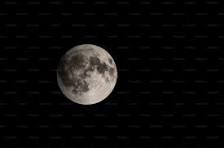
#> input picture Niharika Janardhan Konduru DIP Assignment Homework/moon_image.jpeg, 224 x 148 px
$ python Question_3.py
#> lines starting #> are read from the running program, lines starting #| are printed output that depends on the picture
import cv2
import numpy as np
import matplotlib.pyplot as plt

# Kuwahara filter function
def kuwahara_filter(image, kernel_size=5):
    # Padding to avoid boundary issues
#> called with kernel_size = 5
    padded_image = cv2.copyMakeBorder(image, kernel_size//2, kernel_size//2, kernel_size//2, kernel_size//2, cv2.BORDER_REFLECT)
    filtered_image = np.zeros_like(image)

    rows, cols = image.shape
#> rows = 148; cols = 224
    half_k = kernel_size // 2

    for i in range(rows):
        for j in range(cols):
            # Define the 4 sub-regions in the kernel window
            region1 = padded_image[i:i+half_k+1, j:j+half_k+1]  # Top-left
            region2 = padded_image[i:i+half_k+1, j+half_k:j+kernel_size]  # Top-right
            region3 = padded_image[i+half_k:i+kernel_size, j:j+half_k+1]  # Bottom-left
            region4 = padded_image[i+half_k:i+kernel_size, j+half_k:j+kernel_size]  # Bottom-right

            # Calculate the mean and variance for each region
            regions = [region1, region2, region3, region4]
            means = [np.mean(region) for region in regions]
            variances = [np.var(region) for region in regions]

            # Choose the region with the smallest variance and set the pixel to its mean
            min_variance_index = np.argmin(variances)
            filtered_image[i, j] = means[min_variance_index]
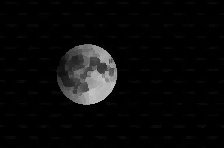
#> filtered_image: shape (148, 224); min 0, max 197, mean 10.3

    return filtered_image

# Load and convert the image to grayscale
image = cv2.imread('moon_image.jpeg', cv2.IMREAD_GRAYSCALE)

# Apply the Kuwahara filter
kuwahara_filtered_image = kuwahara_filter(image, kernel_size=5)

# Display the original and Kuwahara filtered images
plt.figure(figsize=(10, 5))

plt.subplot(1, 2, 1)
plt.imshow(image, cmap='gray')
plt.title('Original Grayscale Image')

plt.subplot(1, 2, 2)
plt.imshow(kuwahara_filtered_image, cmap='gray')
plt.title('Kuwahara Filtered Image')

plt.tight_layout()
plt.show()
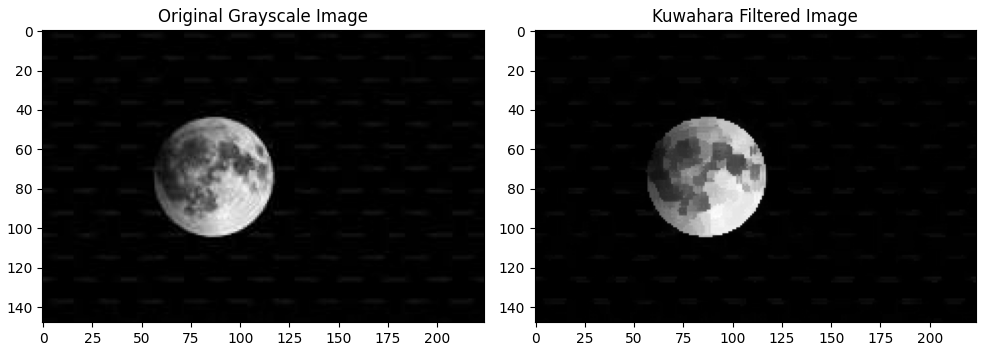
#> figure drawn by matplotlib, 2 panels
